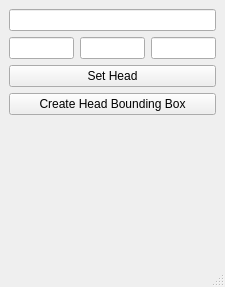
<?xml version="1.0" encoding="UTF-8"?>
<ui version="4.0">
 <class>MainWindow</class>
 <widget class="QMainWindow" name="MainWindow">
  <property name="geometry">
   <rect>
    <x>0</x>
    <y>0</y>
    <width>225</width>
    <height>287</height>
   </rect>
  </property>
  <property name="windowTitle">
   <string>AutoAIFacialRig</string>
  </property>
  <widget class="QWidget" name="centralwidget">
   <layout class="QVBoxLayout" name="verticalLayout_2">
    <item>
     <widget class="QLineEdit" name="head_name">
      <property name="readOnly">
       <bool>true</bool>
      </property>
     </widget>
    </item>
    <item>
     <layout class="QHBoxLayout" name="horizontalLayout">
      <item>
       <widget class="QLineEdit" name="head_x">
        <property name="readOnly">
         <bool>true</bool>
        </property>
       </widget>
      </item>
      <item>
       <widget class="QLineEdit" name="head_y">
        <property name="readOnly">
         <bool>true</bool>
        </property>
       </widget>
      </item>
      <item>
       <widget class="QLineEdit" name="head_z">
        <property name="readOnly">
         <bool>true</bool>
        </property>
       </widget>
      </item>
     </layout>
    </item>
    <item>
     <widget class="QPushButton" name="set_head_button">
      <property name="text">
       <string>Set Head</string>
      </property>
     </widget>
    </item>
    <item>
     <widget class="QPushButton" name="create_head_bb_button">
      <property name="text">
       <string>Create Head Bounding Box</string>
      </property>
     </widget>
    </item>
    <item>
     <spacer name="verticalSpacer">
      <property name="orientation">
       <enum>Qt::Orientation::Vertical</enum>
      </property>
      <property name="sizeHint" stdset="0">
       <size>
        <width>20</width>
        <height>40</height>
       </size>
      </property>
     </spacer>
    </item>
   </layout>
  </widget>
  <widget class="QMenuBar" name="menubar">
   <property name="geometry">
    <rect>
     <x>0</x>
     <y>0</y>
     <width>225</width>
     <height>22</height>
    </rect>
   </property>
  </widget>
  <widget class="QStatusBar" name="statusbar"/>
 </widget>
 <resources/>
 <connections/>
</ui>
